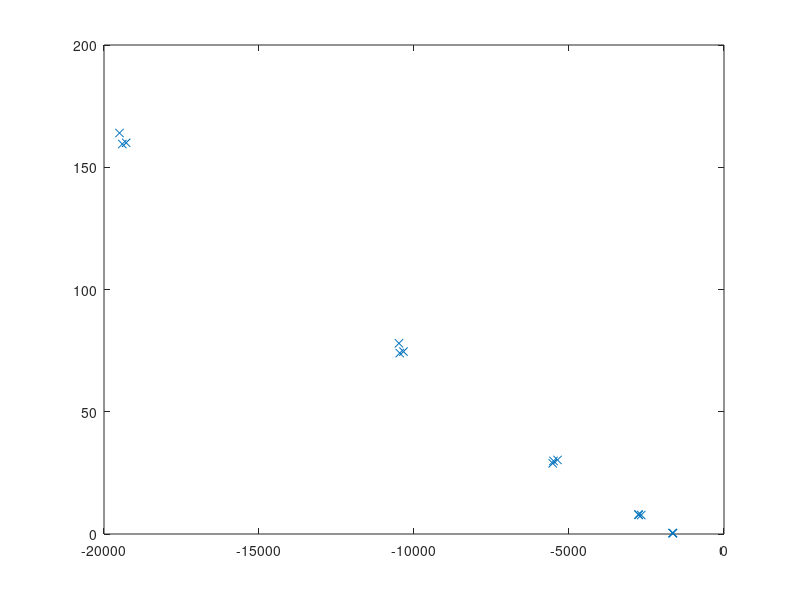

Reproduce this figure in MATLAB. (Note: this script raises an error after producing the figure.)
voltage_1 = [-1658 -2760 -5525 -10485 -19500 -1656.5 -2750 -5500 -10460 -19410 -1642 -2670 -5370 -10340 -19285];

candela = [0.36 8 28.9 78 164 0.37 7.8 29.9 74 159.5 0.35 7.76 30.3 74.6 160];

voltage_2 = [-1223 -2470 -5090 -9295 -16032.5 -1218 -2448.5 -5060 -9285 -15937.5 -1196.5 -2297 -4815 -9085 -15792];

colors = [0 64 128 192 255 0 64 128 192 255 0 64 128 192 255];



figure, plot(voltage_1, candela,'x')
lsline
figure, plot(voltage_2, candela,'x')
% figure, plot(colors, candela,'-o')
lsline

reg = polyfit(voltage_1, candela,1)
